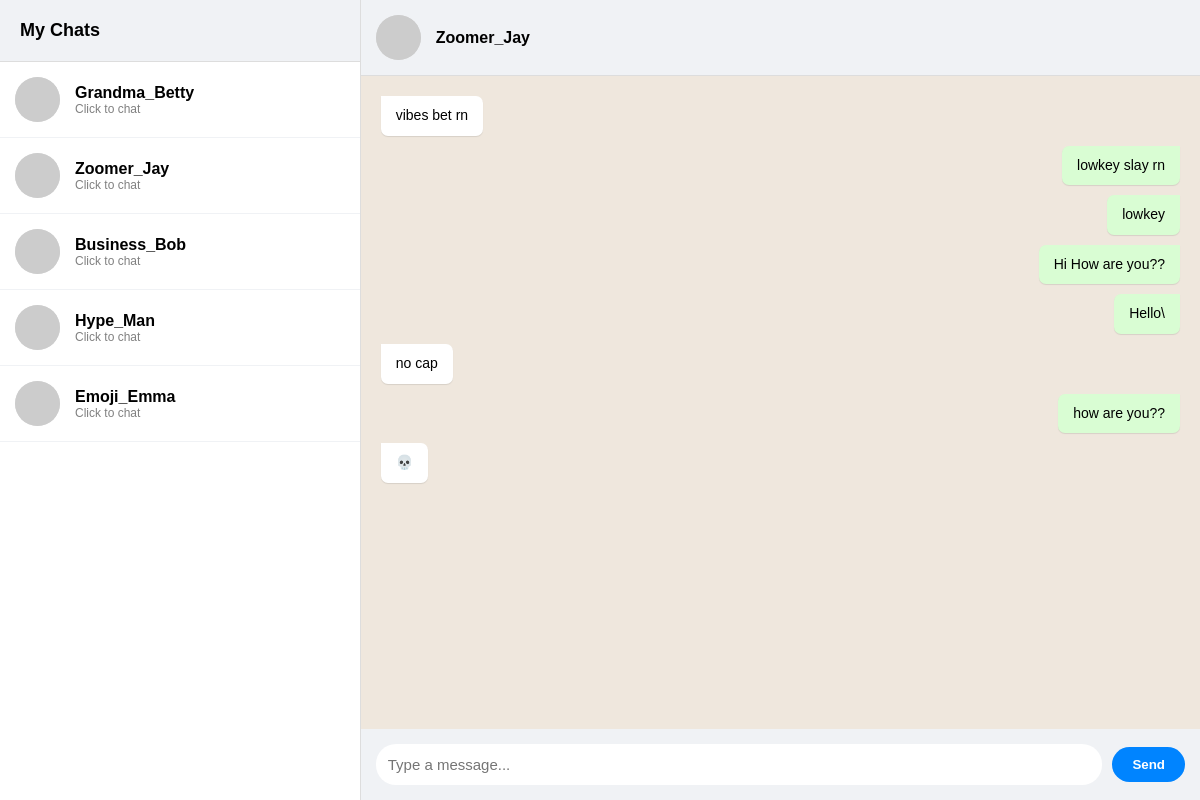
The app's page /chat/3/ (signed in) with its own data.
### chat/models.py (models this page shows, shortened)
class Message(models.Model):
    sender = models.ForeignKey(User, on_delete=models.CASCADE, related_name='sent_messages')
    receiver = models.ForeignKey(User, on_delete=models.CASCADE, related_name='received_messages')
    content = models.TextField()
    timestamp = models.DateTimeField(auto_now_add=True)
    class Meta:
        ordering = ['timestamp']

### chat/views.py (the view)
# urls.py: path('<int:user_id>/', views.chat_room, name='chat_room'), # Specific chat
@login_required
def chat_room(request, user_id):
    users = User.objects.exclude(id=request.user.id)
    other_user = get_object_or_404(User, id=user_id)
    messages = Message.objects.filter(
        Q(sender=request.user, receiver=other_user) |
        Q(sender=other_user, receiver=request.user)
    ).order_by('timestamp')
    users_ids = [request.user.id, other_user.id]
    users_ids.sort() # Sorts to [1, 5]
    room_name = f"chat_{users_ids[0]}_{users_ids[1]}"
    return render(request, 'chat/room.html', {
        'users': users,
        'other_user': other_user,
        'messages': messages,
        'room_name': room_name # <--- We pass this specific room to the frontend
    })

### chat/templates/chat/room.html (shortened to what this page needs)
<!DOCTYPE html>
<html>
<head>
</head>
<body>
    <div id="sidebar">
        <div class="sidebar-header">My Chats</div>
        <div class="user-list">
            {% for user in users %}
                <a href="{% url 'chat_room' user.id %}" class="user-item">
                    <img src="https://api.dicebear.com/9.x/avataaars/svg?seed={{ user.username }}" class="user-avatar">
                    <div>
                        <div style="font-weight: bold;">{{ user.username }}</div>
                        <div style="font-size: 12px; color: gray;">Click to chat</div>
                    </div>
                </a>
            {% endfor %}
        </div>
    </div>
    <div id="chat-area">
        {% if other_user %}
            <div class="chat-header">
                <img src="https://api.dicebear.com/9.x/avataaars/svg?seed={{ other_user.username }}" class="user-avatar">
                <h3>{{ other_user.username }}</h3>
            </div>
            <div id="chat-log">
                {% for message in messages %}
                    <div class="message {% if message.sender == request.user %}sent{% else %}received{% endif %}">
                        {{ message.content }}
                    </div>
                {% endfor %}
            </div>
            <div id="input-area">
                <input id="chat-message-input" type="text" placeholder="Type a message...">
                <button id="chat-message-submit">Send</button>
            </div>
        {% endif %}
    </div>
</body>
</html>

### chat/templates/chat/room.html (style rules this page uses)
body { margin: 0; font-family: sans-serif; display: flex; height: 100vh; background-color: #e5ddd5; }
#sidebar { width: 30%; background: white; border-right: 1px solid #ddd; display: flex; flex-direction: column; }
.sidebar-header { padding: 20px; background: #f0f2f5; border-bottom: 1px solid #ddd; font-weight: bold; font-size: 18px; }
.user-list { flex: 1; overflow-y: auto; }
.user-item { padding: 15px; border-bottom: 1px solid #f0f2f5; cursor: pointer; display: flex; align-items: center; text-decoration: none; color: black; transition: background 0.2s; }
.user-avatar { width: 45px; height: 45px; border-radius: 50%; margin-right: 15px; background-color: #ddd; }
#chat-area { width: 70%; display: flex; flex-direction: column; background: #efe7dd; }
.chat-header { padding: 15px; background: #f0f2f5; border-bottom: 1px solid #ddd; display: flex; align-items: center; }
.chat-header h3 { margin: 0; font-size: 16px; }
#chat-log { flex: 1; padding: 20px; overflow-y: scroll; display: flex; flex-direction: column; gap: 10px; }
.message { padding: 10px 15px; border-radius: 7px; max-width: 60%; font-size: 14px; position: relative; box-shadow: 0 1px 1px rgba(0,0,0,0.1); line-height: 1.4; }
.sent { background: #d9fdd3; align-self: flex-end; border-top-right-radius: 0; }
.received { background: white; align-self: flex-start; border-top-left-radius: 0; }
#input-area { padding: 15px; background: #f0f2f5; display: flex; gap: 10px; align-items: center; }
input { flex: 1; padding: 12px; border-radius: 20px; border: none; outline: none; font-size: 15px; }
button { padding: 10px 20px; border-radius: 20px; border: none; background: #0084ff; color: white; cursor: pointer; font-weight: bold; }

### records on screen
Message: content "vibes bet rn"
Message: content "lowkey slay rn"
Message: content "lowkey"
Message: content "Hi How are you??"
Message: content "Hello\\"
Message: content "no cap"
Message: content "how are you??"
Message: content "💀"

### other values on screen
{{ user.username }} "Grandma_Betty"
{{ user.username }} "Zoomer_Jay"
{{ user.username }} "Business_Bob"
{{ user.username }} "Hype_Man"
{{ user.username }} "Emoji_Emma"
{{ other_user.username }} "Zoomer_Jay"
